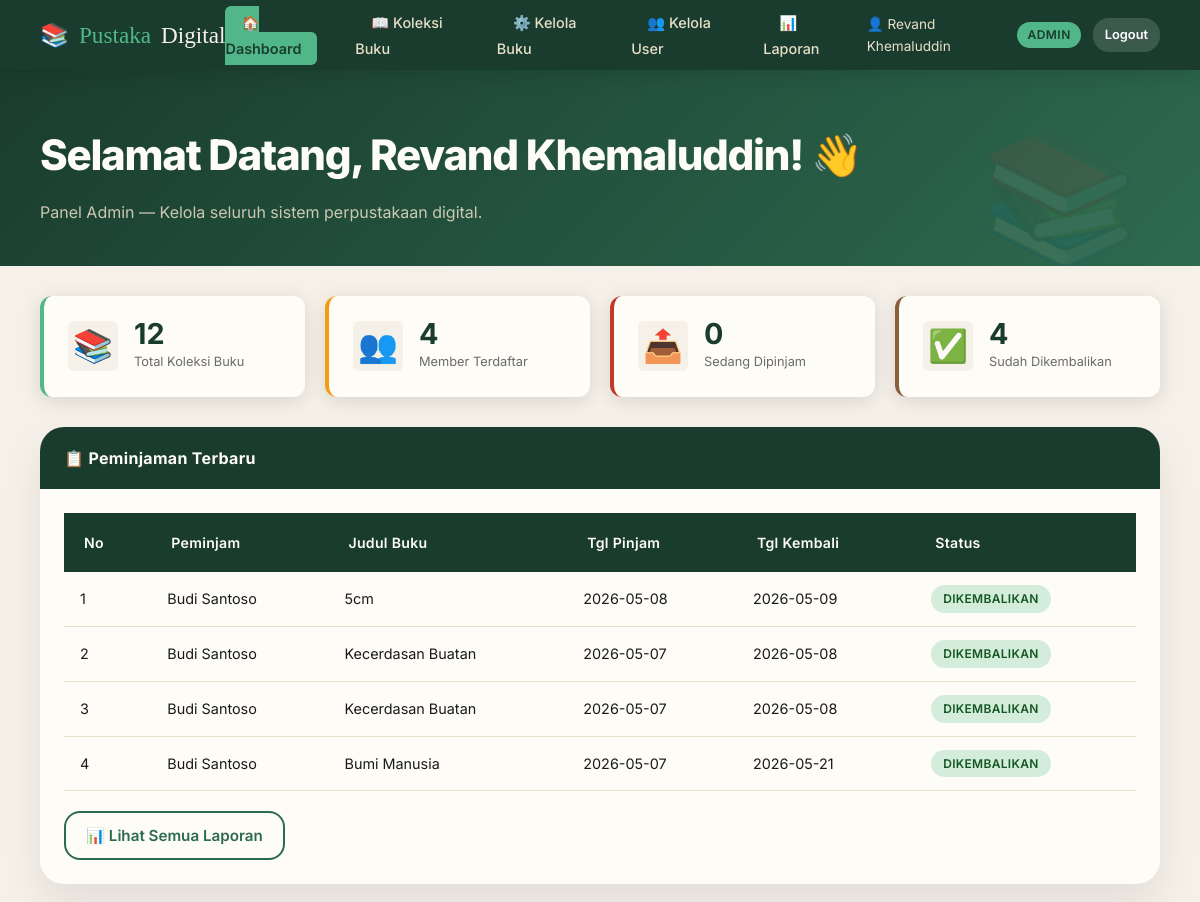
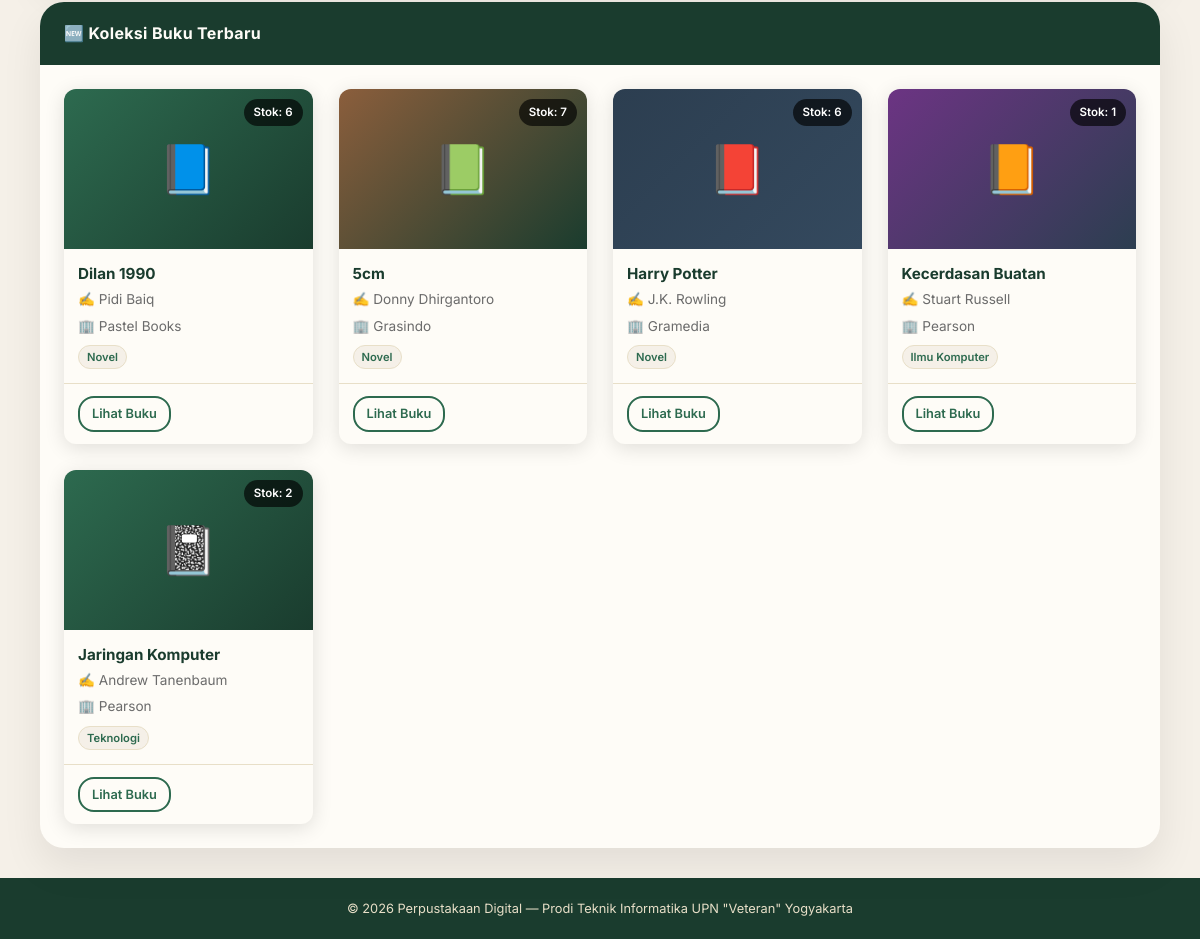
Page /dashboard.php (signed in) on the committed database (2 pictures, top to bottom).
### tables this page shows
CREATE TABLE `peminjaman` (
  `id_pinjam` int(5) NOT NULL,
  `id_user` int(5) NOT NULL,
  `id_buku` int(5) NOT NULL,
  `tgl_pinjam` date NOT NULL,
  `tgl_kembali` date NOT NULL,
  `status` enum('dipinjam','dikembalikan') NOT NULL DEFAULT 'dipinjam'
);

CREATE TABLE `users` (
  `id` int(5) NOT NULL,
  `username` varchar(50) NOT NULL,
  `password` varchar(100) NOT NULL,
  `nama` varchar(100) NOT NULL,
  `email` varchar(100) NOT NULL,
  `role` enum('admin','user') NOT NULL DEFAULT 'user',
  `tgl_daftar` date NOT NULL
);

CREATE TABLE `buku` (
  `id_buku` int(5) NOT NULL,
  `judul` varchar(150) NOT NULL,
  `pengarang` varchar(100) NOT NULL,
  `penerbit` varchar(100) NOT NULL,
  `tahun_terbit` year(4) NOT NULL,
  `kategori` varchar(50) NOT NULL,
  `stok` int(3) NOT NULL DEFAULT 1,
  `cover` varchar(200) DEFAULT NULL
);

### dashboard.php (the view, shortened to what this page needs)
<?php
include 'koneksi.php';
$total_buku     = mysqli_num_rows(mysqli_query($konek, "SELECT * FROM buku"));
$total_user     = mysqli_num_rows(mysqli_query($konek, "SELECT * FROM users WHERE role='user'"));
$sedang_pinjam  = mysqli_num_rows(mysqli_query($konek, "SELECT * FROM peminjaman WHERE status='dipinjam'"));
$total_kembali  = mysqli_num_rows(mysqli_query($konek, "SELECT * FROM peminjaman WHERE status='dikembalikan'"));
$query_buku_baru = mysqli_query($konek, "SELECT * FROM buku ORDER BY id_buku DESC LIMIT 5");
$query_pinjam_baru = mysqli_query($konek, "
    SELECT p.*, u.nama as nama_user, b.judul as judul_buku
    FROM peminjaman p
    JOIN users u ON p.id_user = u.id
    JOIN buku b ON p.id_buku = b.id_buku
    ORDER BY p.id_pinjam DESC LIMIT 5
");
include 'header.php';
?>
<div class="page-hero">
    <h1>Selamat Datang, <?php echo $_SESSION['nama']; ?>! 👋</h1>
    <p>
        <?php
        if ($_SESSION['role'] == 'admin') {
            echo "Panel Admin — Kelola seluruh sistem perpustakaan digital.";
        } else {
            echo "Temukan dan pinjam buku favoritmu dari koleksi kami.";
        }
        ?>
    </p>
</div>
<div class="container fade-in">
    <div class="stats-grid">
        <div class="stat-card">
            <div class="stat-icon">📚</div>
            <div class="stat-info">
                <h3><?php echo $total_buku; ?></h3>
                <p>Total Koleksi Buku</p>
            </div>
        </div>
        <div class="stat-card kuning">
            <div class="stat-icon">👥</div>
            <div class="stat-info">
                <h3><?php echo $total_user; ?></h3>
                <p>Member Terdaftar</p>
            </div>
        </div>
        <div class="stat-card merah">
            <div class="stat-icon">📤</div>
            <div class="stat-info">
                <h3><?php echo $sedang_pinjam; ?></h3>
                <p>Sedang Dipinjam</p>
            </div>
        </div>
        <div class="stat-card coklat">
            <div class="stat-icon">✅</div>
            <div class="stat-info">
                <h3><?php echo $total_kembali; ?></h3>
                <p>Sudah Dikembalikan</p>
            </div>
        </div>
    </div>
    <?php if ($_SESSION['role'] == 'admin') { ?>
        <div class="card mb-20">
            <div class="card-header">📋 Peminjaman Terbaru</div>
            <div class="card-body">
                <div class="table-wrap">
                <table>
                    <thead>
                        <tr>
                            <th>No</th>
                            <th>Peminjam</th>
                            <th>Judul Buku</th>
                            <th>Tgl Pinjam</th>
                            <th>Tgl Kembali</th>
                            <th>Status</th>
                        </tr>
                    </thead>
                    <tbody>
                    <?php
                    $no = 1;
                    while ($data = mysqli_fetch_array($query_pinjam_baru)) {
                        if ($data['status'] == 'dipinjam') {
                            $badge = '<span class="badge badge-merah">Dipinjam</span>';
                        } else {
                            $badge = '<span class="badge badge-hijau">Dikembalikan</span>';
                        }
                    ?>
                        <tr>
                            <td><?php echo $no++; ?></td>
                            <td><?php echo $data['nama_user']; ?></td>
                            <td><?php echo $data['judul_buku']; ?></td>
                            <td><?php echo $data['tgl_pinjam']; ?></td>
                            <td><?php echo $data['tgl_kembali']; ?></td>
                            <td><?php echo $badge; ?></td>
                        </tr>
                    <?php } ?>
                    </tbody>
                </table>
                </div>
                <div class="mt-20">
                    <a href="laporan.php" class="btn btn-outline">📊 Lihat Semua Laporan</a>
                </div>
            </div>
        </div>
    <?php } ?>
    <div class="card">
        <div class="card-header">🆕 Koleksi Buku Terbaru</div>
        <div class="card-body">
            <div class="buku-grid">
            <?php
            $warna_cover = array('', 'buku-cover-coklat', 'buku-cover-biru', 'buku-cover-ungu', '');
            $emoji_buku  = array('📘', '📗', '📕', '📙', '📓');
            $i = 0;
            while ($buku = mysqli_fetch_array($query_buku_baru)) {
                $cover_class = $warna_cover[$i % 5];
                $emoji = $emoji_buku[$i % 5];
                $i++;
            ?>
                <div class="buku-card">
                    <?php
                    $cover_style = '';
                    ?>
                    <div class="buku-cover <?php echo $cover_class; ?>" style="<?php echo $cover_style; ?>">
                        <?php if (empty($buku['cover'])) { echo $emoji; } ?>
                        <span class="stok-badge">Stok: <?php echo $buku['stok']; ?></span>
                    </div>
                    <div class="buku-info">
                        <h4><?php echo $buku['judul']; ?></h4>
                        <p>✍️ <?php echo $buku['pengarang']; ?></p>
                        <p>🏢 <?php echo $buku['penerbit']; ?></p>
                        <span class="buku-kategori"><?php echo $buku['kategori']; ?></span>
                    </div>
                    <div class="buku-actions">
                        <a href="buku.php" class="btn btn-sm btn-outline">Lihat Buku</a>
                    </div>
                </div>
            <?php } ?>
            </div>
        </div>
    </div>
</div>
<?php include 'footer.php'; ?>

### header.php (shortened to what this page needs)
<!DOCTYPE html>
<html lang="id">
<head>
    <link rel="stylesheet" href="style.css">
</head>
<body>
<nav class="navbar">
    <a href="dashboard.php" class="navbar-brand">
        📚 <span>Pustaka</span>Digital
    </a>
    <ul class="navbar-menu">
        <li><a href="dashboard.php" <?php if (basename($_SERVER['PHP_SELF']) == 'dashboard.php') echo 'class="aktif"'; ?>>🏠 Dashboard</a></li>
        <li><a href="buku.php" <?php if (basename($_SERVER['PHP_SELF']) == 'buku.php') echo 'class="aktif"'; ?>>📖 Koleksi Buku</a></li>
        <?php if ($_SESSION['role'] == 'admin') { ?>
            <li><a href="kelola_buku.php" <?php if (basename($_SERVER['PHP_SELF']) == 'kelola_buku.php') echo 'class="aktif"'; ?>>⚙️ Kelola Buku</a></li>
            <li><a href="kelola_user.php" <?php if (basename($_SERVER['PHP_SELF']) == 'kelola_user.php') echo 'class="aktif"'; ?>>👥 Kelola User</a></li>
            <li><a href="laporan.php" <?php if (basename($_SERVER['PHP_SELF']) == 'laporan.php') echo 'class="aktif"'; ?>>📊 Laporan</a></li>
        <?php } ?>
    </ul>
    <div class="navbar-user">
        <span>👤 <?php echo $_SESSION['nama']; ?></span>
        <span class="badge-role <?php echo $_SESSION['role']; ?>">
            <?php echo strtoupper($_SESSION['role']); ?>
        </span>
        <a href="logout.php" class="btn btn-sm" style="background:rgba(255,255,255,0.15); color:white; padding:6px 12px;">Logout</a>
    </div>
</nav>

### footer.php
<div class="footer">
    &copy; <?php echo date('Y'); ?> Perpustakaan Digital — Prodi Teknik Informatika UPN "Veteran" Yogyakarta
</div>
</body>
</html>

### rows in the picture
peminjaman: id_user.nama "Budi Santoso", id_buku.judul "5cm", tgl_pinjam "2026-05-08", tgl_kembali "2026-05-09", status "DIKEMBALIKAN"
peminjaman: id_user.nama "Budi Santoso", id_buku.judul "Kecerdasan Buatan", tgl_pinjam "2026-05-07", tgl_kembali "2026-05-08", status "DIKEMBALIKAN"
peminjaman: id_user.nama "Budi Santoso", id_buku.judul "Kecerdasan Buatan", tgl_pinjam "2026-05-07", tgl_kembali "2026-05-08", status "DIKEMBALIKAN"
peminjaman: id_user.nama "Budi Santoso", id_buku.judul "Bumi Manusia", tgl_pinjam "2026-05-07", tgl_kembali "2026-05-21", status "DIKEMBALIKAN"
buku: emoji "📘", stok "6", judul "Dilan 1990", pengarang "Pidi Baiq", penerbit "Pastel Books", kategori "Novel"
buku: emoji "📗", stok "7", judul "5cm", pengarang "Donny Dhirgantoro", penerbit "Grasindo", kategori "Novel"
buku: emoji "📕", stok "6", judul "Harry Potter", pengarang "J.K. Rowling", penerbit "Gramedia", kategori "Novel"
buku: emoji "📙", stok "1", judul "Kecerdasan Buatan", pengarang "Stuart Russell", penerbit "Pearson", kategori "Ilmu Komputer"
buku: emoji "📓", stok "2", judul "Jaringan Komputer", pengarang "Andrew Tanenbaum", penerbit "Pearson", kategori "Teknologi"

### other values in the picture
$_SESSION['nama'] "Revand Khemaluddin"
$_SESSION['role'] "ADMIN"
$total_buku "12"
$total_user "4"
$sedang_pinjam "0"
$total_kembali "4"
